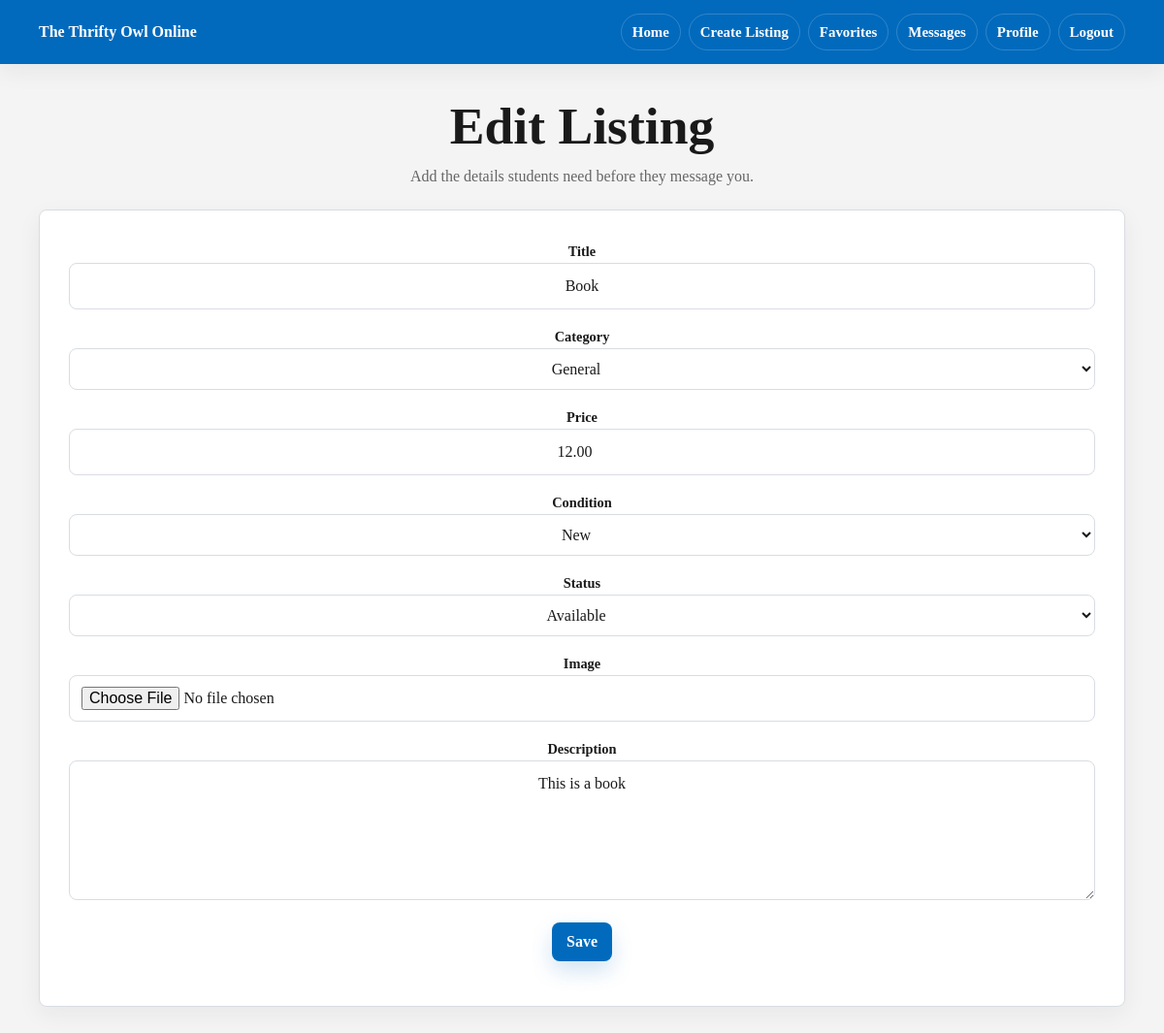
Page /post/2/edit (signed in) on the committed database.
### app/models.py (models this page shows)
class Post(db.Model):
    __tablename__ = 'posts'
    id = db.Column(db.Integer, primary_key=True)
    title = db.Column(db.String(150), nullable=False)
    description = db.Column(db.String(300), nullable=False)
    category = db.Column(db.String(80), default='General')
    price = db.Column(db.Numeric(10, 2))
    condition = db.Column(db.String(80), default='Good')
    status = db.Column(db.String(80), default='Available')
    image = db.Column(db.String(200))  # optional image path
    is_active = db.Column(db.Boolean, default=True)
    created_at = db.Column(db.DateTime, default=datetime.utcnow)
    owner_id = db.Column(db.Integer, db.ForeignKey('users.id'), nullable=False)

### app/routes.py (the view, shortened to what this page needs)
@main.route('/post/<int:post_id>/edit', methods=['GET', 'POST'])
@login_required
def edit_post(post_id):
    post = Post.query.get_or_404(post_id)
    if post.owner_id != current_user.id and not current_user.is_admin:
        flash('You can only edit your own listings.')
        return redirect(url_for('main.view_post', post_id=post.id))
    form = PostForm(obj=post)
    return render_template('post_form.html', form=form, title='Edit Listing')

### app/forms.py
class PostForm(FlaskForm):
    title = StringField('Title', validators=[
        DataRequired(),
        Length(max=150)
    ])
    description = TextAreaField('Description', validators=[
        DataRequired(),
        Length(max=300)
    ])
    category = SelectField('Category', choices=[
        ('General', 'General'),
        ('Books', 'Books'),
        ('Clothing', 'Clothing'),
        ('Electronics', 'Electronics'),
        ('Furniture', 'Furniture'),
        ('School Supplies', 'School Supplies'),
        ('Other', 'Other')
    ])
    price = DecimalField('Price', places=2, validators=[Optional(), NumberRange(min=0)])
    condition = SelectField('Condition', choices=[
        ('New', 'New'),
        ('Like New', 'Like New'),
        ('Good', 'Good'),
        ('Fair', 'Fair'),
        ('Poor', 'Poor')
    ])
    status = SelectField('Status', choices=[
        ('Available', 'Available'),
        ('Pending', 'Pending'),
        ('Sold', 'Sold')
    ])
    image = FileField('Image')  # optional
    submit = SubmitField('Save')

### app/models.py (called while the page is built)
@login_manager.user_loader
def load_user(user_id):
    return User.query.get(int(user_id))

### app/templates/post_form.html (shortened to what this page needs)
{% extends "base.html" %}
{% block content %}
<section class="page-header">
    <h1>{{ title }}</h1>
    <p class="muted">Add the details students need before they message you.</p>
</section>
<section class="card">
    <form method="post" enctype="multipart/form-data">
        <div>
            <label for="{{ form.title.id }}">{{ form.title.label.text }}</label>
            {{ form.title() }}
        </div>
        <div>
            <label for="{{ form.category.id }}">{{ form.category.label.text }}</label>
            {{ form.category() }}
        </div>
        <div>
            <label for="{{ form.price.id }}">{{ form.price.label.text }}</label>
            {{ form.price() }}
        </div>
        <div>
            <label for="{{ form.condition.id }}">{{ form.condition.label.text }}</label>
            {{ form.condition() }}
        </div>
        <div>
            <label for="{{ form.status.id }}">{{ form.status.label.text }}</label>
            {{ form.status() }}
        </div>
        <div>
            <label for="{{ form.image.id }}">{{ form.image.label.text }}</label>
            {{ form.image() }}
        </div>
        <div>
            <label for="{{ form.description.id }}">{{ form.description.label.text }}</label>
            {{ form.description(rows=5) }}
        </div>
        <p>{{ form.submit() }}</p>
    </form>
</section>
{% endblock %}

### app/static/style.css (style rules this page uses)
:root { --blue: #016ABD; --blue-dark: #003399; --bg: #F4F4F4; --card: #ffffff; --border: #d8dde3; --text: #1a1a1a; --muted: #666666; --danger: #a82222; --radius: 8px; --shadow: 0 18px 45px rgba(26, 26, 26, 0.08); --shadow-soft: 0 8px 24px rgba(26, 26, 26, 0.06); }
* { box-sizing: border-box; }
body { margin: 0; background: var(--bg); color: var(--text); font-family: georgia, serif; line-height: 1.5; -webkit-font-smoothing: antialiased; }
h1, h2, h3, p { margin-top: 0; }
h1, h2, h3 { line-height: 1.15; letter-spacing: 0; }
h1 { font-size: clamp(2rem, 5vw, 3.35rem); }
.container>* { width: 100%; }
form { display: grid; gap: 16px; text-align: center; }
label { color: var(--text); font-size: 0.9rem; font-weight: 800; }
input, select, textarea { width: 100%; padding: 11px 12px; border: 1px solid var(--border); border-radius: var(--radius); background: white; color: var(--text); font: inherit; text-align: center; transition: border-color 160ms ease, box-shadow 160ms ease; }
textarea { min-height: 100px; resize: vertical; }
input[type="submit"], button, .button { min-height: 40px; width: fit-content; display: inline-flex; align-items: center; justify-content: center; padding: 10px 15px; border: 0; border-radius: var(--radius); background: var(--blue); color: white; box-shadow: 0 10px 22px rgba(1, 106, 189, 0.18); font: inherit; font-weight: 800; line-height: 1.2; cursor: pointer; }
.card { background: var(--card); border: 1px solid var(--border); border-radius: var(--radius); padding: clamp(20px, 3vw, 30px); box-shadow: var(--shadow-soft); text-align: center; }
.page-header { text-align: center; }
.page-header h1 { margin-bottom: 8px; }
.page-header p { margin-bottom: 0; }
.muted { color: var(--muted); }

### rows in the picture
Post: title "Book", category "General", price "12.00", condition "New", status "Available", description "This is a book"

### other values in the picture
{{ title }} "Edit Listing"
